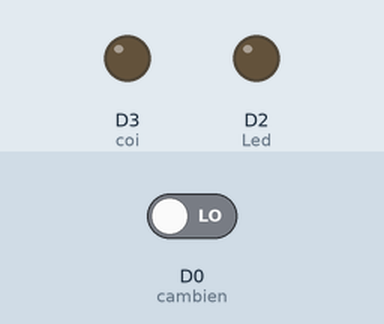
Simulated run of this sketch. Board: ESP8266 (NodeMCU). Shown: output pins drawn as LEDs (lit = HIGH). The test bench sets the inputs (shaded band); at power-on: D0 (cambien) LOW.

Above: at 1.2 s.
1.3 s: D0 (cambien) driven HIGH
At 2.3 s:
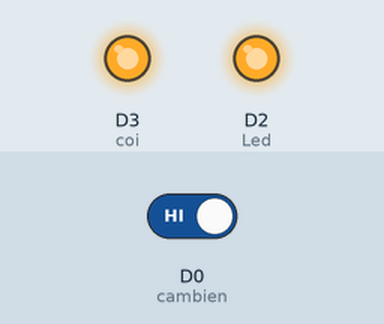
2.8 s: D0 (cambien) driven LOW
At 3.4 s:
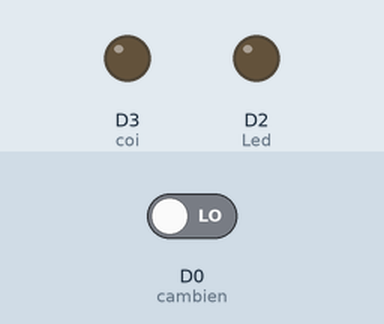
Timing chart, 0 to 5.8 s (numbered marks = the images above; inputs shaded):
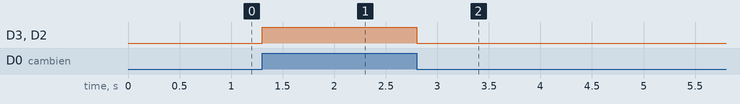

Measured:
- after the input at 1.3 s, D3 (coi), D2 (Led): LOW → HIGH at once
- after the input at 2.8 s, D3 (coi), D2 (Led): HIGH → LOW at once

The sketch:

asang.ino
```cpp
  int cambien = D0;// khai báo chân digital 10 cho cảm biến

int Led = D2;//kháo báo chân digital 8 cho đèn LED
int coi = D3;
void setup (){

pinMode(Led,OUTPUT);//pinMode xuất tín hiệu đầu ra cho led

pinMode(cambien,INPUT);//pinMode nhận tín hiệu đầu vào cho cảm biê
pinMode(coi,OUTPUT);//pinMode nhân tin hiêụ đầu ra ra coi
}

void loop (){

int value = digitalRead(cambien);//lưu giá trị cảm biến vào biến value

digitalWrite(Led,value);
digitalWrite(coi,value);
}
```
